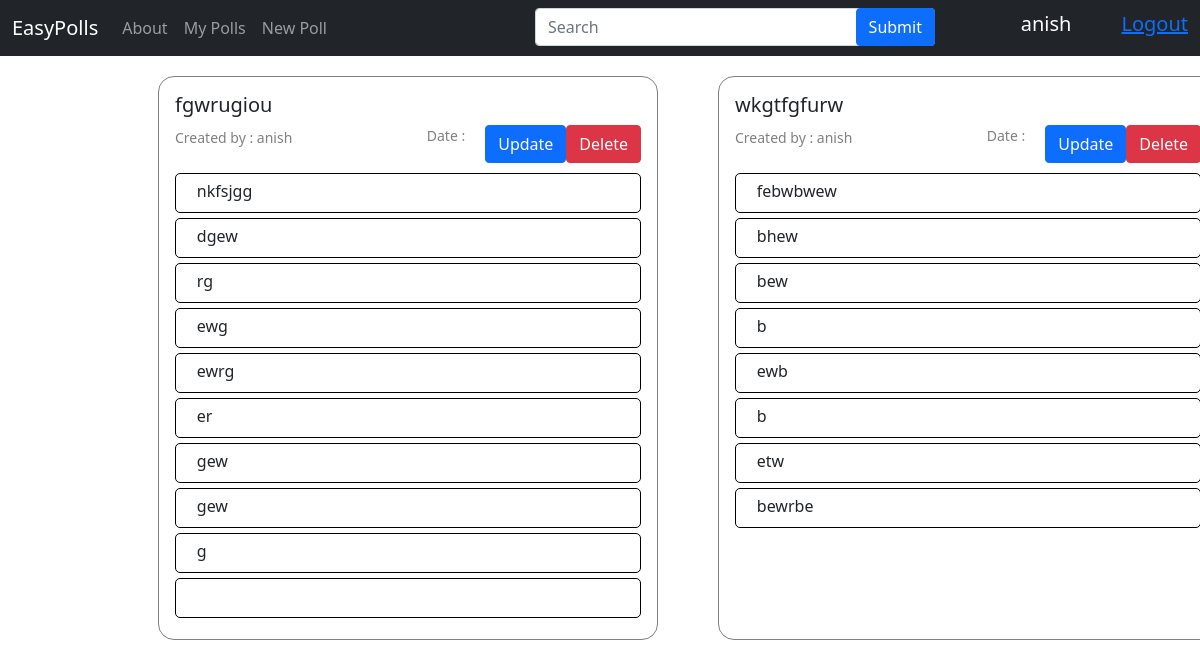
Screenshot of /mypolls/ (signed in) with the database file from the repository.
### polls/models.py (models this page shows, shortened)
class Poll(models.Model):
    question = models.CharField(max_length=255)
    creator =  models.ForeignKey(User, on_delete=models.CASCADE)
    pub_date = models.DateTimeField("date published",default=timezone.now)

class Choice(models.Model):
    question = models.ForeignKey(Poll, on_delete=models.CASCADE)
    option_text = models.CharField(max_length=255)
    votes = models.IntegerField(default=0)

### polls/views.py (the view)
# urls.py: path('mypolls/',views.mypolls,name='mypolls'),
def mypolls(request):
    poll = Poll.objects.all()
    choice = Choice.objects.all()
    if request.GET.get('search'):
        poll = poll.filter(question__icontains = request.GET.get('search') )
    if request.user.is_anonymous:
        return redirect("/login")
    if poll.exists():
        return render(request, "mypolls.html",{"polls":poll,"choice":choice,"vote":vote,"user":request.user})
    else:
        return HttpResponse("You haven't yet created any poll.")

### templates/mypolls.html (shortened to what this page needs)
{% extends 'base.html' %} {% block style %}
<link rel="stylesheet" href="https://cdn.jsdelivr.net/npm/sweetalert2@10">
{% endblock style %} {% block serach_bar %}
<div style="position: relative; width: 400px">
  <form action="">
    <input
      type="text"
      id="search"
      name="search"
      class="form-control"
      placeholder="Search"
    />
    <button
      type="submit"
      class="btn btn-primary"
      style="position: absolute; top: 0; right: 0"
    >
      Submit
    </button>
  </form>
</div>
{% endblock serach_bar %} {% block body %}
<div class="wrapper">
  {% for poll in polls %}
   {% if poll.creator.username == user.username %}
   {% if polls %}
  <div class="card-body pollContent" style="min-width: 400px; overflow: wrap">
    <h5 class="card-title">{{poll.question}}</h5>
    <a id="deleteButton" data-poll-id="{{ poll.id }}" class="btn btn-danger deleteButton" style="float: right"
    >Delete</a
    >
    <a href="/update/{{poll.id}}" class="btn btn-primary" style="float: right"
      >Update</a
    >
    <weak>
      Created by : {{poll.creator}}
      <div>Date : {{poll.date}}</div> </weak
    ><br /><br />
    {% for choice in poll.choice_set.all %}
    <div class="options vote-button">
      &nbsp;&nbsp;&nbsp;&nbsp;&nbsp;{{choice.option_text}}
    </div>
    {% endfor %}
  </div>
  {% else %}
  <h1 style="text-align: center">Login to see your polls.</h1>
  {% endif %}
  {% endif %}
  {% endfor %}
</div>
{% endblock body %}

### templates/base.html (shortened to what this page needs)
<!DOCTYPE html>
<html lang="en">
<head>
    {% block style %}{% endblock style %}
    <link href="/static/style.css" rel="stylesheet">
    <link href="https://cdn.jsdelivr.net/npm/bootstrap@5.0.2/dist/css/bootstrap.min.css" rel="stylesheet">
</head>
<body>
    <nav class="navbar navbar-expand-lg navbar-dark bg-dark">
        <div class="container-fluid">
          <a class="navbar-brand" href="/">EasyPolls</a>
          <div class="collapse navbar-collapse" id="navbarSupportedContent">
            <ul class="navbar-nav me-auto mb-2 mb-lg-0">
              <li class="nav-item">
                <a class="nav-link" href="/about">About</a>
              </li>
              <li class="nav-item">
                <a class="nav-link" href="/mypolls" tabindex="-1" aria-disabled="true">My Polls</a>
              </li>
              <li class="nav-item" >
                <a class="nav-link" href="/addpoll" tabindex="-1" aria-disabled="true">New Poll</a>
              </li>
              <li class="nav-item">
                {% block serach_bar %}{% endblock serach_bar %}
              </li>
            </ul>
            <div class="" style="margin-right: 50px; color: white;">
              <h5>{{request.user}}</h5>
            </div>
            <div class="logout">
              <h5>
                  <a href="/logout/">Logout</a>
              </h5>
          </div>
          </div>
        </div>
      </nav>
      <div class="parent">
        {% block body %}
      {% endblock body %}
      </div>
</body>
</html>

### templates/mypolls.html (style rules this page uses)
* { margin: 0; padding: 0; box-sizing: border-box; }
.parent { height: fit-content; width: 98vw; display: grid; place-items: center; }
.wrapper { padding-top: 20px; margin-bottom: 50px; width: 80vw; display: grid; gap: 60px; padding-left: 50px; grid-template-columns: 1fr 1fr; }
weak { font-size: 14px; color: grey; }
weak div { float: right; padding-right: 20px; }
.pollContent { min-width: 300px; width: 500px; border: 1px solid grey; border-radius: 1rem; }
.options { height: 40px; padding: 5px 0px; border: 1px solid black; margin-bottom: 5px; border-radius: 5px; }

### rows the page displays
Poll: question "fgwrugiou", creator "anish"
Choice: option_text "nkfsjgg"
Choice: option_text "dgew"
Choice: option_text "rg"
Choice: option_text "ewg"
Choice: option_text "ewrg"
Choice: option_text "er"
Choice: option_text "gew"
Choice: option_text "gew"
Choice: option_text "g"
Poll: question "wkgtfgfurw", creator "anish"
Choice: option_text "febwbwew"
Choice: option_text "bhew"
Choice: option_text "bew"
Choice: option_text "b"
Choice: option_text "ewb"
Choice: option_text "b"
Choice: option_text "etw"
Choice: option_text "bewrbe"

### other values shown
{{ request.user }} "anish"
